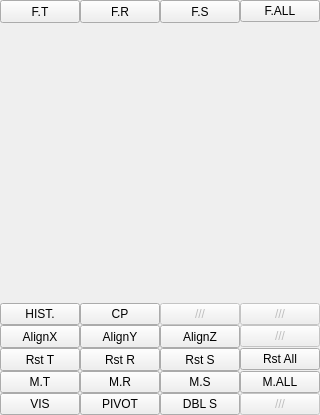
    <widget class="QWidget" name="wg_transformMenu" native="true">
     <layout class="QVBoxLayout" name="verticalLayout_10">
      <property name="spacing">
       <number>0</number>
      </property>
      <property name="margin">
       <number>0</number>
      </property>
      <item>
       <widget class="QWidget" name="wg_freeze" native="true">
        <property name="minimumSize">
         <size>
          <width>0</width>
          <height>0</height>
         </size>
        </property>
        <layout class="QHBoxLayout" name="horizontalLayout">
         <property name="spacing">
          <number>0</number>
         </property>
         <property name="sizeConstraint">
          <enum>QLayout::SetMaximumSize</enum>
         </property>
         <property name="margin">
          <number>0</number>
         </property>
         <item>
          <widget class="QPushButton" name="bt_freezeTranslation">
           <property name="minimumSize">
            <size>
             <width>0</width>
             <height>23</height>
            </size>
           </property>
           <property name="acceptDrops">
            <bool>false</bool>
           </property>
           <property name="toolTip">
            <string>Freeze Translation</string>
           </property>
           <property name="text">
            <string>F.T</string>
           </property>
           <property name="icon">
            <iconset>
             <normaloff>../../../.designer/backup/prefs/icons/freeze.png</normaloff>../../../.designer/backup/prefs/icons/freeze.png</iconset>
           </property>
           <property name="checkable">
            <bool>false</bool>
           </property>
          </widget>
         </item>
         <item>
          <widget class="QPushButton" name="bt_freezeRotation">
           <property name="minimumSize">
            <size>
             <width>0</width>
             <height>23</height>
            </size>
           </property>
           <property name="toolTip">
            <string>Freeze Rotation</string>
           </property>
           <property name="text">
            <string>F.R</string>
           </property>
           <property name="checkable">
            <bool>false</bool>
           </property>
          </widget>
         </item>
         <item>
          <widget class="QPushButton" name="bt_freezeScale">
           <property name="minimumSize">
            <size>
             <width>0</width>
             <height>23</height>
            </size>
           </property>
           <property name="toolTip">
            <string>Freeze Scale</string>
           </property>
           <property name="text">
            <string>F.S</string>
           </property>
           <property name="checkable">
            <bool>false</bool>
           </property>
          </widget>
         </item>
         <item>
          <widget class="QPushButton" name="bt_freezeAllTransform">
           <property name="toolTip">
            <string>Freeze All Transforms</string>
           </property>
           <property name="text">
            <string>F.ALL</string>
           </property>
           <property name="checkable">
            <bool>false</bool>
           </property>
          </widget>
         </item>
        </layout>
       </widget>
      </item>
      <item>
       <widget class="QWidget" name="wg_channelBox" native="true">
        <property name="minimumSize">
         <size>
          <width>0</width>
          <height>280</height>
         </size>
        </property>
        <layout class="QVBoxLayout" name="lt_channelBox">
         <property name="spacing">
          <number>0</number>
         </property>
         <property name="sizeConstraint">
          <enum>QLayout::SetMaximumSize</enum>
         </property>
         <property name="margin">
          <number>0</number>
         </property>
        </layout>
       </widget>
      </item>
      <item>
       <widget class="QWidget" name="widget_19" native="true">
        <property name="minimumSize">
         <size>
          <width>67</width>
          <height>0</height>
         </size>
        </property>
        <layout class="QGridLayout" name="gridLayout_11">
         <property name="margin">
          <number>0</number>
         </property>
         <property name="spacing">
          <number>0</number>
         </property>
         <item row="0" column="5">
          <widget class="QPushButton" name="bt_11">
           <property name="enabled">
            <bool>false</bool>
           </property>
           <property name="toolTip">
            <string>Marquee / Drag Selection Style</string>
           </property>
           <property name="text">
            <string>///</string>
           </property>
          </widget>
         </item>
         <item row="1" column="2">
          <widget class="QPushButton" name="bt_alignY">
           <property name="enabled">
            <bool>true</bool>
           </property>
           <property name="minimumSize">
            <size>
             <width>0</width>
             <height>23</height>
            </size>
           </property>
           <property name="acceptDrops">
            <bool>false</bool>
           </property>
           <property name="toolTip">
            <string>Freeze Translation</string>
           </property>
           <property name="text">
            <string>AlignY</string>
           </property>
           <property name="icon">
            <iconset>
             <normaloff>../../../.designer/backup/prefs/icons/freeze.png</normaloff>../../../.designer/backup/prefs/icons/freeze.png</iconset>
           </property>
          </widget>
         </item>
         <item row="11" column="0">
          <widget class="QPushButton" name="bt_visibility">
           <property name="toolTip">
            <string>Object visibility</string>
           </property>
           <property name="text">
            <string>VIS</string>
           </property>
           <property name="checkable">
            <bool>true</bool>
           </property>
          </widget>
         </item>
         <item row="11" column="2">
          <widget class="QPushButton" name="bt_visPivot">
           <property name="toolTip">
            <string>Pivot Visibility</string>
           </property>
           <property name="text">
            <string>PIVOT</string>
           </property>
           <property name="checkable">
            <bool>true</bool>
           </property>
          </widget>
         </item>
         <item row="11" column="3">
          <widget class="QPushButton" name="bt_doubleSide">
           <property name="toolTip">
            <string>Double side view</string>
           </property>
           <property name="text">
            <string>DBL S</string>
           </property>
           <property name="checkable">
            <bool>true</bool>
           </property>
          </widget>
         </item>
         <item row="6" column="0">
          <widget class="QPushButton" name="bt_matchTranslate">
           <property name="toolTip">
            <string>Match Translate</string>
           </property>
           <property name="text">
            <string>M.T</string>
           </property>
           <property name="checkable">
            <bool>false</bool>
           </property>
          </widget>
         </item>
         <item row="5" column="0">
          <widget class="QPushButton" name="bt_resetTranslation">
           <property name="enabled">
            <bool>true</bool>
           </property>
           <property name="minimumSize">
            <size>
             <width>0</width>
             <height>23</height>
            </size>
           </property>
           <property name="acceptDrops">
            <bool>false</bool>
           </property>
           <property name="toolTip">
            <string>Freeze Translation</string>
           </property>
           <property name="text">
            <string>Rst T</string>
           </property>
           <property name="icon">
            <iconset>
             <normaloff>../../../.designer/backup/prefs/icons/freeze.png</normaloff>../../../.designer/backup/prefs/icons/freeze.png</iconset>
           </property>
           <property name="checkable">
            <bool>false</bool>
           </property>
          </widget>
         </item>
         <item row="6" column="3">
          <widget class="QPushButton" name="bt_matchScale">
           <property name="toolTip">
            <string>Match Local Scale</string>
           </property>
           <property name="text">
            <string>M.S</string>
           </property>
           <property name="checkable">
            <bool>false</bool>
           </property>
          </widget>
         </item>
         <item row="5" column="3">
          <widget class="QPushButton" name="bt_resetScaling">
           <property name="enabled">
            <bool>true</bool>
           </property>
           <property name="minimumSize">
            <size>
             <width>0</width>
             <height>23</height>
            </size>
           </property>
           <property name="toolTip">
            <string>Freeze Scale</string>
           </property>
           <property name="text">
            <string>Rst S</string>
           </property>
           <property name="checkable">
            <bool>false</bool>
           </property>
          </widget>
         </item>
         <item row="0" column="2">
          <widget class="QPushButton" name="bt_centerPivot">
           <property name="toolTip">
            <string>Center Pivot</string>
           </property>
           <property name="text">
            <string>CP</string>
           </property>
           <property name="checkable">
            <bool>false</bool>
           </property>
          </widget>
         </item>
         <item row="5" column="5">
          <widget class="QPushButton" name="bt_resetAllTransform">
           <property name="enabled">
            <bool>true</bool>
           </property>
           <property name="toolTip">
            <string>Freeze All Transforms</string>
           </property>
           <property name="text">
            <string>Rst All</string>
           </property>
           <property name="checkable">
            <bool>false</bool>
           </property>
          </widget>
         </item>
         <item row="0" column="0">
          <widget class="QPushButton" name="bt_deleteHistory">
           <property name="toolTip">
            <string>Delete History</string>
           </property>
           <property name="text">
            <string>HIST.</string>
           </property>
           <property name="checkable">
            <bool>false</bool>
           </property>
          </widget>
         </item>
         <item row="5" column="2">
          <widget class="QPushButton" name="bt_resetRotation">
           <property name="enabled">
            <bool>true</bool>
           </property>
           <property name="minimumSize">
            <size>
             <width>0</width>
             <height>23</height>
            </size>
           </property>
           <property name="toolTip">
            <string>Freeze Rotation</string>
           </property>
           <property name="text">
            <string>Rst R</string>
           </property>
           <property name="checkable">
            <bool>false</bool>
           </property>
          </widget>
         </item>
         <item row="6" column="2">
          <widget class="QPushButton" name="bt_matchRotate">
           <property name="toolTip">
            <string>Match Rotate</string>
           </property>
           <property name="text">
            <string>M.R</string>
           </property>
           <property name="checkable">
            <bool>false</bool>
           </property>
          </widget>
         </item>
         <item row="11" column="5">
          <widget class="QPushButton" name="bt_5">
           <property name="enabled">
            <bool>false</bool>
           </property>
           <property name="toolTip">
            <string>Marquee / Drag Selection Style</string>
           </property>
           <property name="text">
            <string>///</string>
           </property>
          </widget>
         </item>
         <item row="1" column="0">
          <widget class="QPushButton" name="bt_alignX">
           <property name="enabled">
            <bool>true</bool>
           </property>
           <property name="minimumSize">
            <size>
             <width>0</width>
             <height>23</height>
            </size>
           </property>
           <property name="acceptDrops">
            <bool>false</bool>
           </property>
           <property name="toolTip">
            <string>Freeze Translation</string>
           </property>
           <property name="text">
            <string>AlignX</string>
           </property>
           <property name="icon">
            <iconset>
             <normaloff>../../../.designer/backup/prefs/icons/freeze.png</normaloff>../../../.designer/backup/prefs/icons/freeze.png</iconset>
           </property>
          </widget>
         </item>
         <item row="1" column="5">
          <widget class="QPushButton" name="bt_4">
           <property name="enabled">
            <bool>false</bool>
           </property>
           <property name="toolTip">
            <string>Marquee / Drag Selection Style</string>
           </property>
           <property name="text">
            <string>///</string>
           </property>
          </widget>
         </item>
         <item row="6" column="5">
          <widget class="QPushButton" name="bt_matchAll">
           <property name="toolTip">
            <string>Match All Transforms</string>
           </property>
           <property name="text">
            <string>M.ALL</string>
           </property>
           <property name="checkable">
            <bool>false</bool>
           </property>
          </widget>
         </item>
         <item row="1" column="3">
          <widget class="QPushButton" name="bt_alignZ">
           <property name="enabled">
            <bool>true</bool>
           </property>
           <property name="minimumSize">
            <size>
             <width>0</width>
             <height>23</height>
            </size>
           </property>
           <property name="acceptDrops">
            <bool>false</bool>
           </property>
           <property name="toolTip">
            <string>Freeze Translation</string>
           </property>
           <property name="text">
            <string>AlignZ</string>
           </property>
           <property name="icon">
            <iconset>
             <normaloff>../../../.designer/backup/prefs/icons/freeze.png</normaloff>../../../.designer/backup/prefs/icons/freeze.png</iconset>
           </property>
          </widget>
         </item>
         <item row="0" column="3">
          <widget class="QPushButton" name="bt_12">
           <property name="enabled">
            <bool>false</bool>
           </property>
           <property name="toolTip">
            <string>Marquee / Drag Selection Style</string>
           </property>
           <property name="text">
            <string>///</string>
           </property>
          </widget>
         </item>
        </layout>
       </widget>
      </item>
     </layout>
    </widget>
